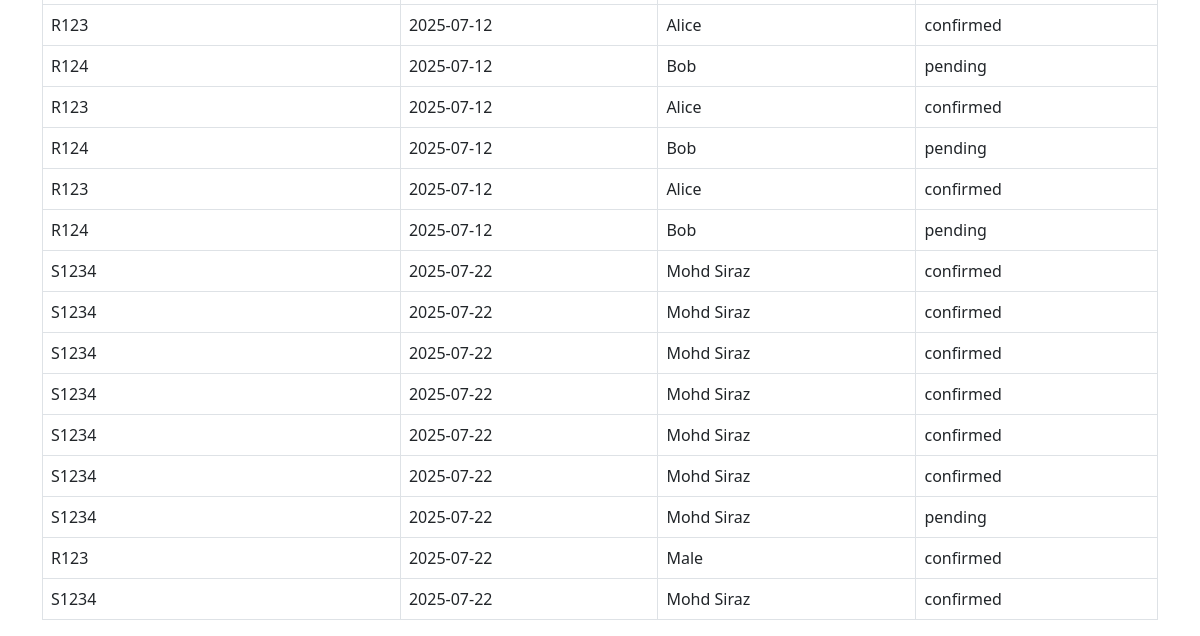
Before: /view (lower part) with the older database file.
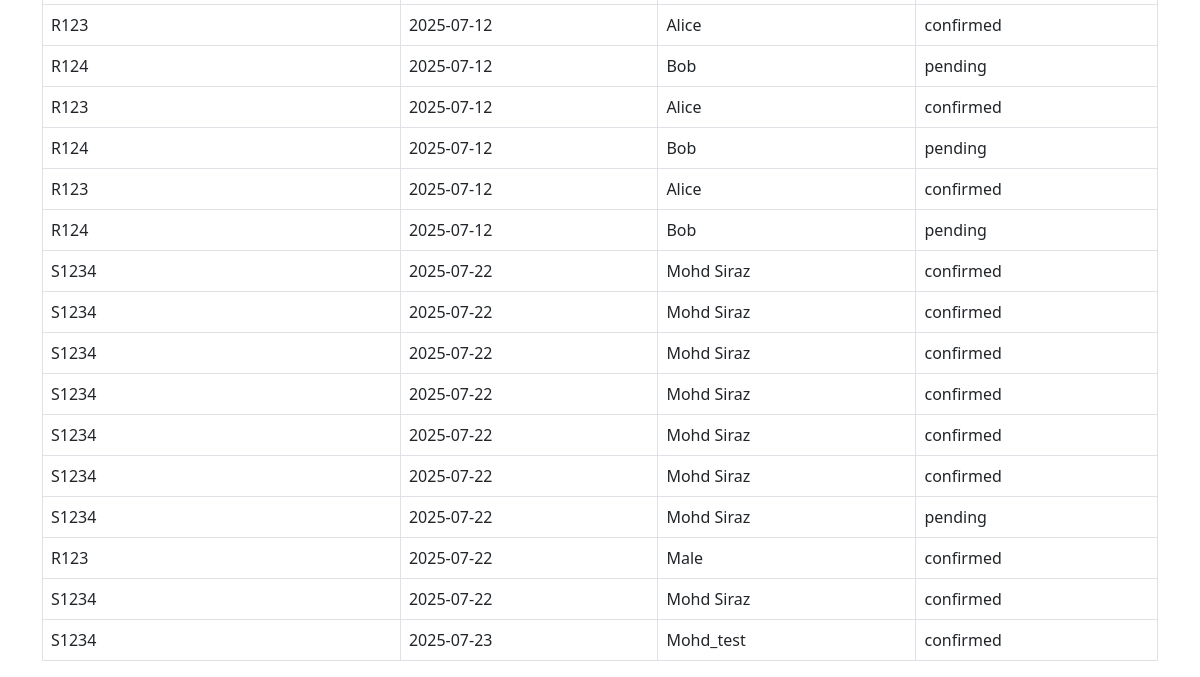
After: the same page with the newer database file.
### tables this page shows
CREATE TABLE reservations (
    reservation_no TEXT,
    date TEXT,
    name TEXT,
    status TEXT
);

### app.py (the view)
@app.route('/view')
def view_reservations():
    conn = sqlite3.connect('database.db')
    c = conn.cursor()
    c.execute("SELECT * FROM reservations")
    rows = c.fetchall()
    conn.close()
    return render_template("view.html", reservations=rows)

### templates/view.html (shortened to what this page needs)
<!DOCTYPE html>
<html>
<head>
    <link href="https://cdn.jsdelivr.net/npm/bootstrap@5.3.0/dist/css/bootstrap.min.css" rel="stylesheet">
</head>
<body>
  <div class="container mt-5">
    <table class="table table-bordered">
      <tbody>
        {% for r in reservations %}
        <tr>
          <td>{{ r[0] }}</td>
          <td>{{ r[1] }}</td>
          <td>{{ r[2] }}</td>
          <td>{{ r[3] }}</td>
        </tr>
        {% endfor %}
      </tbody>
    </table>
  </div>
</body>
</html>

Changed rows visible on the page:
added reservations: reservation_no "S1234", date "2025-07-23", name "Mohd_test", status "confirmed"
